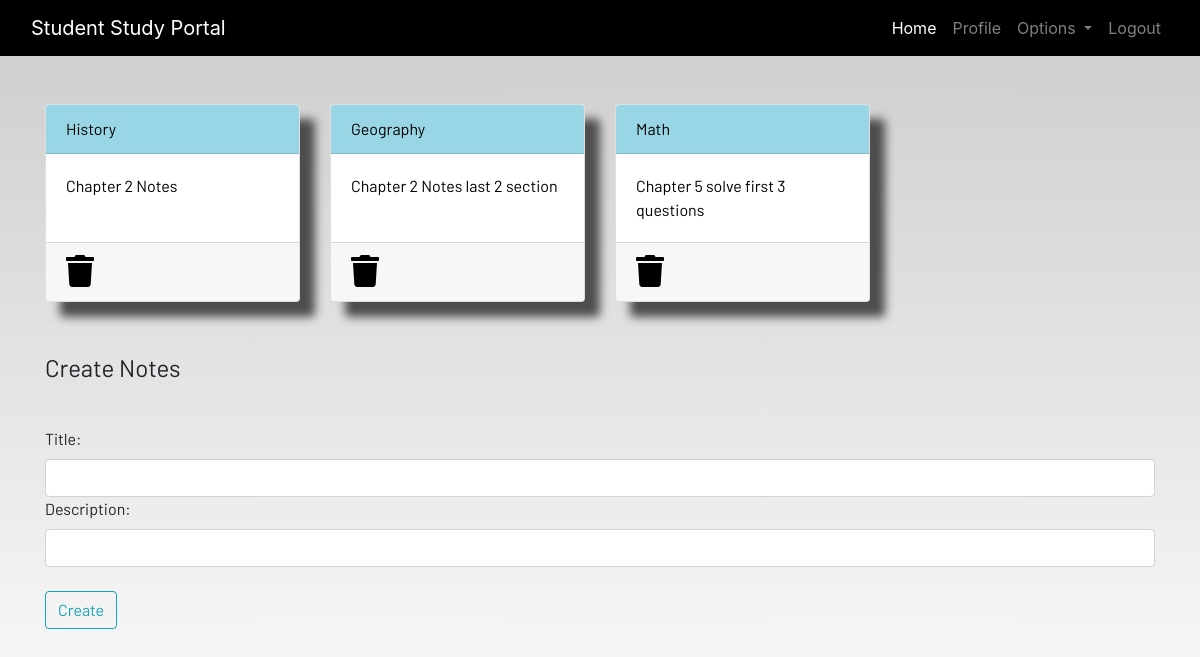
Screenshot of /notes/ (signed in) with the database file from the repository.
### dashboard/models.py (models this page shows, shortened)
class Notes(models.Model):
    user = models.ForeignKey(User, on_delete=models.CASCADE)
    title = models.CharField(max_length=200)
    description = models.TextField()
    class Meta:
        verbose_name = 'notes'
        verbose_name_plural = 'notes'

### dashboard/views.py (the view)
# urls.py: path('notes/',views.notes,name='notes'),
@login_required
def notes(request):
    if request.method=='POST':
        form = NotesForm(request.POST)
        if form.is_valid():
            notes = Notes(user=request.user, title=request.POST['title'], description=request.POST['description'])
            notes.save()
            messages.success(request,f"Notes Added from {request.user.username} !!")
    else:
        form = NotesForm()
    notes= Notes.objects.filter(user=request.user)
    context = {'notes':notes , 'form':form}
    return render(request,'dashboard/notes.html',context)

### dashboard/forms.py
class NotesForm(forms.ModelForm):
    class Meta:
        model = Notes
        widgets = {'title' : forms.TextInput(attrs={'class': 'form-control'}),
                   'description' : forms.TextInput(attrs={'class': 'form-control'})}
        fields = ['title','description']

### dashboard/templates/dashboard/notes.html (shortened to what this page needs)
{% extends 'dashboard/base.html' %} {% load static %} {% load crispy_forms_tags
%} {% block content %}
<div class="container">
  <div class="row">
    {% for note in notes %}
    <div class="col-md-3">
      <a href="{% url 'notes-detail' note.id %}">
        <div class="card">
          <div class="card-header">{{note.title}}</div>
          <div class="card-body">{{note.description|slice:"0:100"}}</div>
          <div class="card-footer mt-auto">
            <a href="{% url 'delete-note' note.id %}">
              <i class="fa fa-trash fa-2x"></i
            ></a>
          </div>
        </div>
      </a>
    </div>
    {% endfor %}
    <br /><br />
  </div>
</div>
<br /><br />
<div class="container">
  <form method="POST">
    <fieldset class="form-group">
      <legend class="border-bottom mb-4">Create Notes</legend>
    </fieldset>
    {{form}}
    <div class="form-group mt-4">
      <button href="" class="btn btn-outline-info" type="submit">Create</button>
    </div>
  </form>
</div>
{% endblock content %}

### static/css/main.css (style rules this page uses)
html { scroll-behavior: smooth; height: 100%; width: 100%; }
.card { box-shadow: 15px 15px 10px rgb(78, 77, 77); }
a { text-decoration: none !important; color: black; }
.card-header { color: black !important; background: rgb(152, 214, 230) !important; transition: 0.3s ease-in; }
html, body { max-width: 100%; overflow-x: hidden; height: 100%; width: 100%; }
body { background: linear-gradient(rgba(0, 0, 0, 0.2), rgba(255, 255, 255, 0.5)); overflow-x: hidden; background-repeat: no-repeat; }
.card-header { background-color: rgb(133, 204, 231); }
.col-md-3 .card { width: 100%; height: 100%; }
.fa { color: black; }

### rows the page displays
Notes: title "History", description "Chapter 2 Notes"
Notes: title "Geography", description "Chapter 2 Notes last 2 section"
Notes: title "Math", description "Chapter 5 solve first 3 questions"
